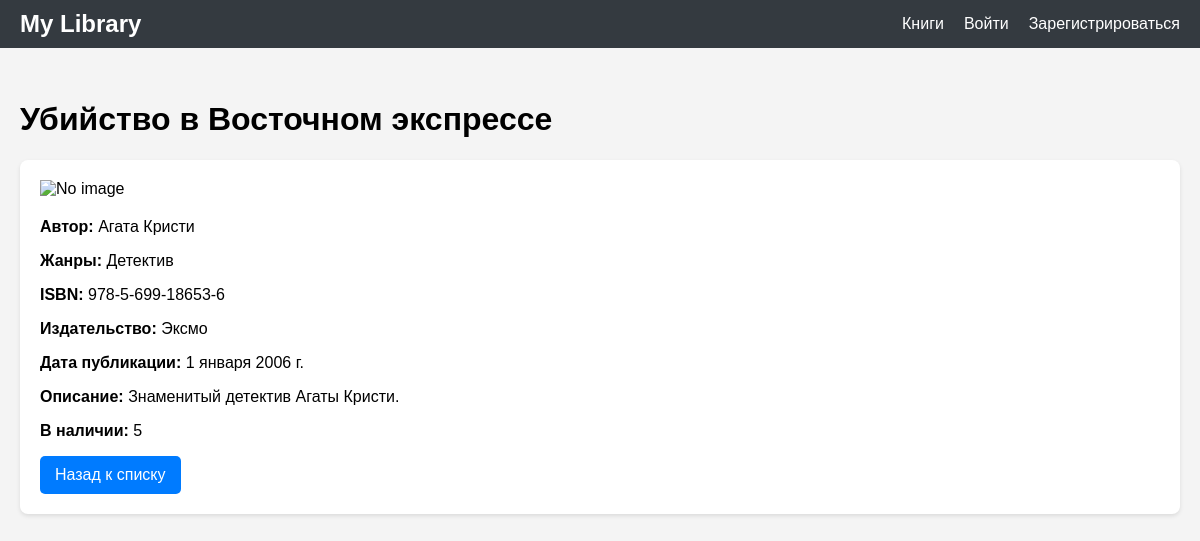
Page /ubijstvo-v-vostochnom-ekspresse/ on the committed database.
### books/models.py (models this page shows, shortened)
class Book(models.Model):
    title = models.CharField(max_length=255, verbose_name='Название')
    slug = models.SlugField(max_length=255, unique=True, blank=True, verbose_name='URL')
    authors = models.ManyToManyField(Author, verbose_name='Авторы')
    isbn = models.CharField(max_length=20, unique=True, verbose_name='ISBN')
    publisher = models.ForeignKey(Publisher, on_delete=models.SET_NULL, blank=True, null=True, verbose_name='Издательство')
    publication_date = models.DateField(blank=True, null=True, verbose_name='Дата публикации')
    description = models.TextField(blank=True, null=True, verbose_name='Описание')
    cover_image = models.ImageField(upload_to='covers/', blank=True, null=True, verbose_name='Обложка')
    genre = models.ManyToManyField(Genre, verbose_name='Жанры')
    quantity = models.IntegerField(default=1, verbose_name='Количество')
    class Meta:
        verbose_name = 'Книга'
        verbose_name_plural = 'Книги'

class Author(models.Model):
    first_name = models.CharField(max_length=100, verbose_name='Имя')
    last_name = models.CharField(max_length=100, verbose_name='Фамилия')
    biography = models.TextField(blank=True, verbose_name='Биография')
    class Meta:
        verbose_name = 'Автор'
        verbose_name_plural = 'Авторы'

class Genre(models.Model):
    name = models.CharField(max_length=100, unique=True, verbose_name='Название жанра')
    class Meta:
        verbose_name = 'Жанр'
        verbose_name_plural = 'Жанры'

class Publisher(models.Model):
    name = models.CharField(max_length=255, unique=True, verbose_name='Название издательства')
    address = models.TextField(blank=True, verbose_name='Адрес')
    phone = models.CharField(max_length=20, blank=True, verbose_name='Телефон')
    class Meta:
        verbose_name = 'Издательство'
        verbose_name_plural = 'Издательства'

### books/views.py (the view)
# urls.py: path('<slug:slug>/', views.book_detail, name='book_detail'),
def book_detail(request, slug):
    book = get_object_or_404(Book, slug=slug)
    borrowed = False
    if request.user.is_authenticated:
         borrowed = Borrowing.objects.filter(book=book, user=request.user, is_returned=False).exists()
    return render(request, 'books/book_detail.html', {'book': book, 'borrowed': borrowed})

### books/templates/books/book_detail.html (shortened to what this page needs)
{% extends 'books/base.html' %}
{% load static %}
{% block content %}
    <h1>{{ book.title }}</h1>
    <div class="book-detail">
        <div class="row">
            <div class="col-md-4">
                {% if book.cover_image %}
                 <img src="{{ book.cover_image.url }}" alt="{{ book.title }}" style="max-height: 400px;">
                {% else %}
                    <img src="{% static 'img/no_image.png' %}" alt="No image" style="max-height: 300px; object-fit: cover;">
                {% endif %}
            </div>
            <div class="col-md-8">
              <p><b>Автор:</b>
                  {% for author in book.authors.all %}
                    {{ author.first_name }} {{ author.last_name }}{% if not forloop.last %}, {% endif %}
                  {% endfor %}
                </p>
                <p><b>Жанры:</b>
                    {% for genre in book.genre.all %}
                        {{ genre.name }}{% if not forloop.last %}, {% endif %}
                    {% endfor %}
                </p>
                <p><b>ISBN:</b> {{ book.isbn }}</p>
                {% if book.publisher %}
                    <p><b>Издательство:</b> {{ book.publisher.name }}</p>
                {% endif %}
                {% if book.publication_date %}
                    <p><b>Дата публикации:</b> {{ book.publication_date }}</p>
                {% endif %}
                <p><b>Описание:</b> {{book.description}}</p>
                <p><b>В наличии:</b> {{book.quantity}}</p>
                <a href="{% url 'books:book_list' %}" class="btn-link mt-3">Назад к списку</a>
           </div>
       </div>
    </div>
{% endblock %}

### static/css/style.css (style rules this page uses)
body { font-family: sans-serif; margin: 0; padding-top: 60px; background-color: #f4f4f4; }
a { text-decoration: none; color: #333; }
.book-detail { background-color: white; border-radius: 8px; overflow: hidden; margin-bottom: 20px; box-shadow: 0 2px 4px rgba(0, 0, 0, 0.1); padding: 20px; }
.book-detail img { max-width: 100%; height: auto; margin-bottom: 20px; display: block; object-fit: cover; }
.btn-link { display: inline-block; padding: 10px 15px; background-color: #007bff; color: white; border-radius: 5px; text-decoration: none; }

### rows in the picture
Book: title "Убийство в Восточном экспрессе", isbn "978-5-699-18653-6", publisher.name "Эксмо", publication_date "1 января 2006 г.", description "Знаменитый детектив Агаты Кристи.", quantity "5"
Author: first_name "Агата", last_name "Кристи"
Genre: name "Детектив"
